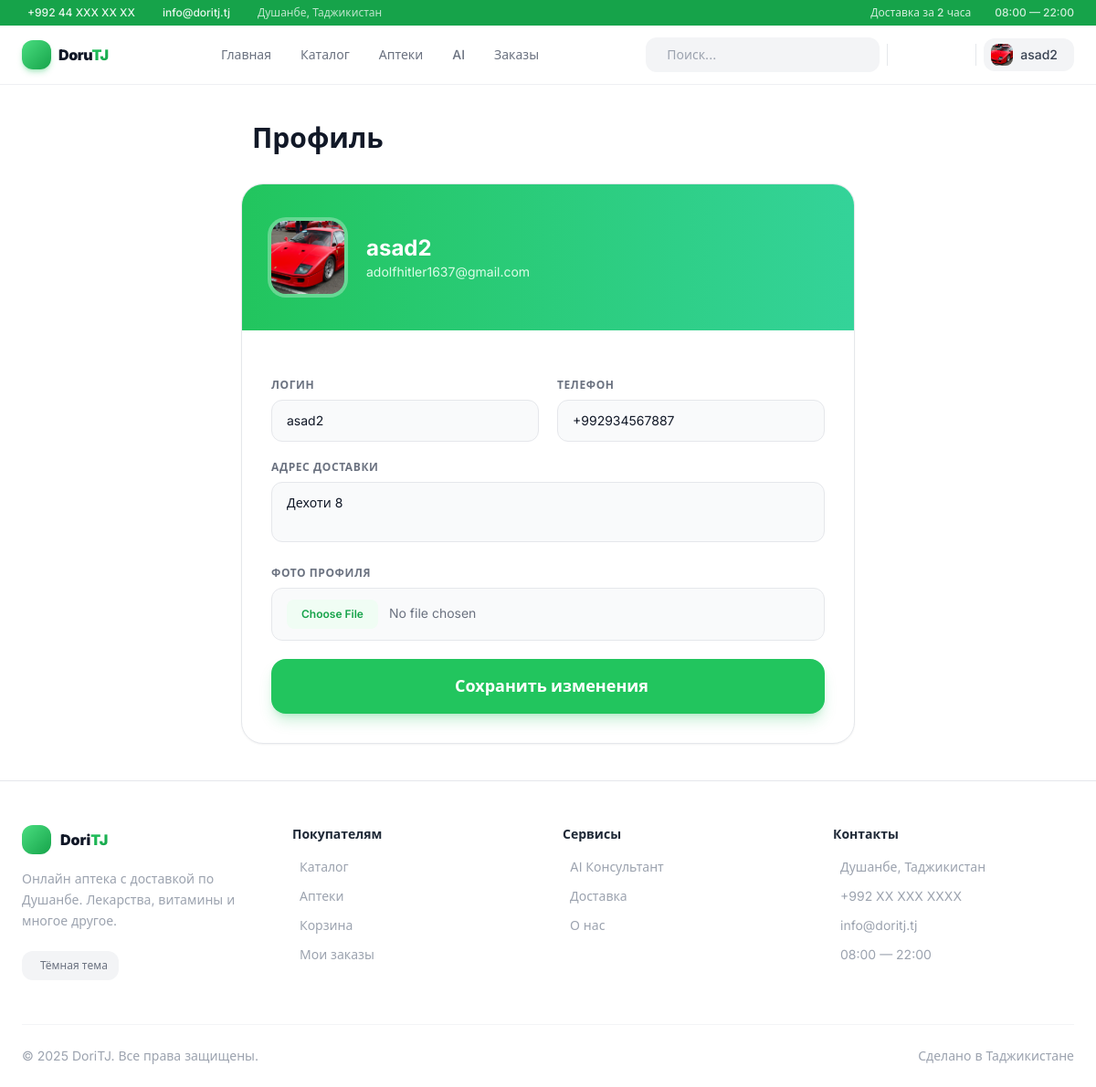
The app's page /accounts/profile/ (signed in), older data.
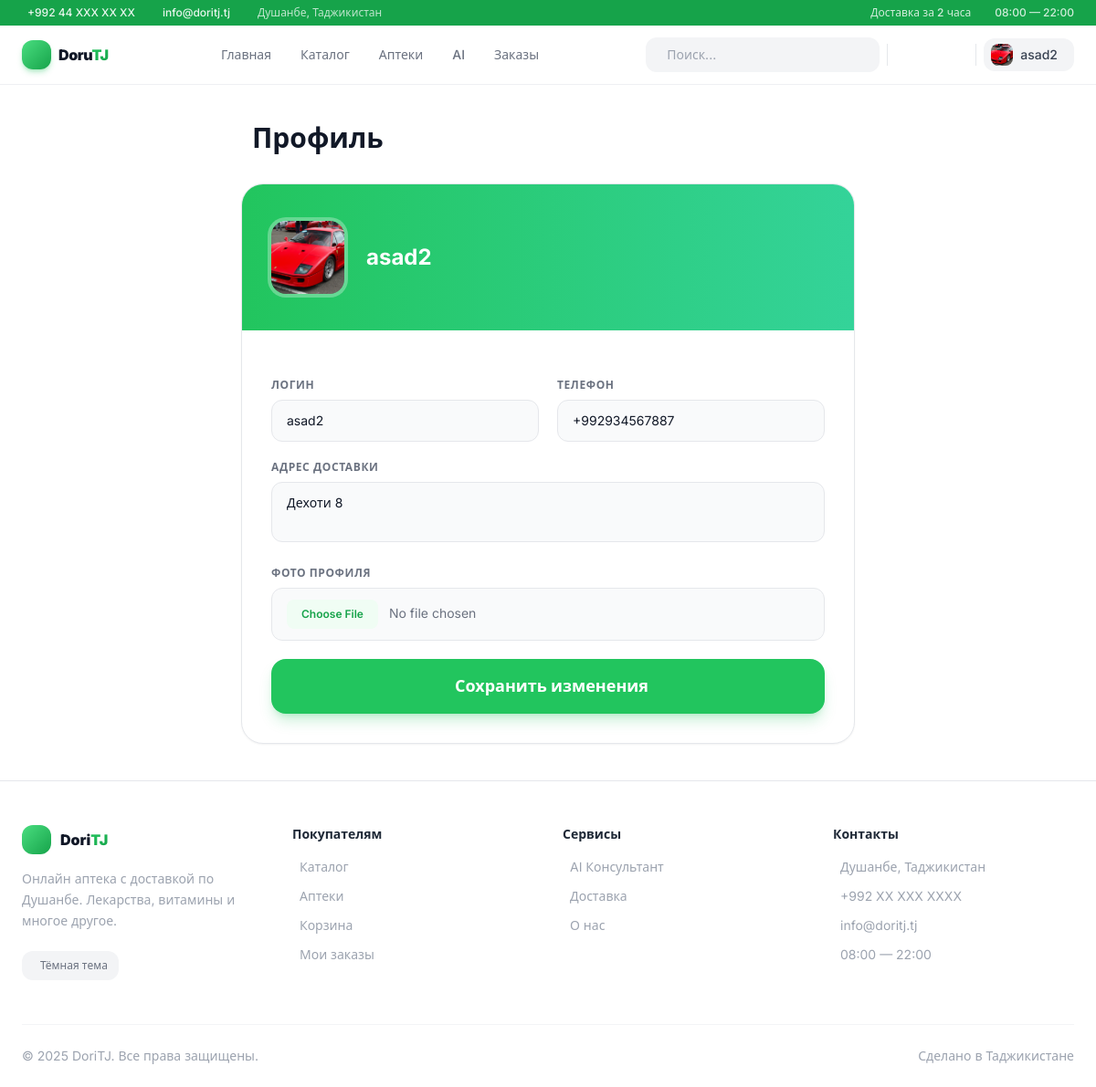
The same page, newer data.
### accounts/models.py (models this page shows, shortened)
class User(AbstractUser):
    phone = models.CharField(max_length=20, blank=True)
    address = models.TextField(blank=True)
    birth_date = models.DateField(null=True, blank=True)
    avatar = models.ImageField(upload_to='avatars/', blank=True)
    age = models.PositiveIntegerField(null=True, blank=True)
    is_courier = models.BooleanField(default=False)
    is_manager = models.BooleanField(default=False)

### accounts/views.py (the view)
# urls.py: path('profile/', views.profile_view, name='profile'),
@login_required
def profile_view(request):
    if request.method == 'POST':
        form = ProfileForm(request.POST, request.FILES, instance=request.user)
        if form.is_valid():
            form.save()
            return redirect('profile')
    else:
        form = ProfileForm(instance=request.user)
    return render(request, 'profile.html', {'form': form})

### accounts/forms.py
class ProfileForm(forms.ModelForm):
    class Meta:
        model = User
        fields = ['username', 'email', 'phone', 'address', 'avatar']
        widgets = {
            'username': forms.TextInput(attrs={'placeholder': 'Логин'}),
            'email': forms.EmailInput(attrs={'placeholder': 'Email'}),
            'phone': forms.TextInput(attrs={'placeholder': '+992 XX XXX XXXX'}),
            'address': forms.Textarea(attrs={'placeholder': 'Адрес доставки', 'rows': 2}),
        }

### accounts/backend.py (called while the page is built)
    def get_user(self, user_id):
        try:
            return User.objects.get(pk=user_id)
        except User.DoesNotExist:
            return None

### templates/profile.html (shortened to what this page needs)
{% extends 'base.html' %}
{% block content %}
<div class="max-w-2xl mx-auto">
    <div class="flex items-center gap-3 mb-8">
        <h1 class="text-3xl font-black text-gray-900 dark:text-white">Профиль</h1>
    </div>
    <div class="bg-white dark:bg-gray-900 rounded-3xl border border-gray-200 dark:border-gray-700/50 overflow-hidden shadow-sm">
        <div class="bg-gradient-to-r from-brand-500 to-emerald-400 px-8 py-10 flex items-center gap-6">
            <div class="w-20 h-20 rounded-2xl bg-white/20 backdrop-blur-sm flex items-center justify-center text-4xl overflow-hidden ring-4 ring-white/30">
                {% if user.avatar %}
                    <img src="{{ user.avatar.url }}" class="w-full h-full object-cover">
                {% else %}
                    <i class="ti ti-user text-white"></i>
                {% endif %}
            </div>
            <div class="text-white">
                <h2 class="text-2xl font-bold">{{ user.username }}</h2>
                <p class="text-green-100 text-sm">{{ user.email }}</p>
            </div>
        </div>
        <div class="p-8">
            <form method="POST" enctype="multipart/form-data" class="space-y-5">
                <div class="grid grid-cols-2 gap-5">
                    <div>
                        <label class="text-xs font-semibold text-gray-500 dark:text-gray-400 uppercase tracking-wider mb-2 block">Логин</label>
                        <input type="text" name="username" value="{{ user.username }}"
                            class="w-full border border-gray-200 dark:border-gray-700 bg-gray-50 dark:bg-gray-800 rounded-xl px-4 py-3 text-sm text-gray-900 dark:text-white focus:outline-none focus:border-brand-500 dark:focus:border-brand-400 transition-all">
                    </div>
                    <div>
                        <label class="text-xs font-semibold text-gray-500 dark:text-gray-400 uppercase tracking-wider mb-2 block">Телефон</label>
                        <input type="text" name="phone" value="{{ user.phone|default:'' }}"
                            class="w-full border border-gray-200 dark:border-gray-700 bg-gray-50 dark:bg-gray-800 rounded-xl px-4 py-3 text-sm text-gray-900 dark:text-white focus:outline-none focus:border-brand-500 dark:focus:border-brand-400 transition-all">
                    </div>
                </div>
                <div>
                    <label class="text-xs font-semibold text-gray-500 dark:text-gray-400 uppercase tracking-wider mb-2 block">Адрес доставки</label>
                    <textarea name="address" rows="2"
                        class="w-full border border-gray-200 dark:border-gray-700 bg-gray-50 dark:bg-gray-800 rounded-xl px-4 py-3 text-sm text-gray-900 dark:text-white focus:outline-none focus:border-brand-500 dark:focus:border-brand-400 transition resize-none">{{ user.address|default:'' }}</textarea>
                </div>
                <div>
                    <label class="text-xs font-semibold text-gray-500 dark:text-gray-400 uppercase tracking-wider mb-2 block">Фото профиля</label>
                    <input type="file" name="avatar" accept="image/*"
                        class="w-full border border-gray-200 dark:border-gray-700 bg-gray-50 dark:bg-gray-800 rounded-xl px-4 py-3 text-sm text-gray-500 dark:text-gray-400 file:mr-3 file:py-2 file:px-4 file:rounded-lg file:border-0 file:text-xs file:font-semibold file:bg-brand-50 dark:file:bg-brand-900/20 file:text-brand-600 dark:file:text-brand-400 hover:file:bg-brand-100 dark:hover:file:bg-brand-900/30 transition">
                </div>
                <button type="submit"
                    class="w-full flex items-center justify-center gap-2 bg-brand-500 hover:bg-brand-600 text-white font-bold py-4 rounded-2xl btn-press transition-all text-lg shadow-lg shadow-brand-500/25">
                    Сохранить изменения
                </button>
            </form>
        </div>
    </div>
</div>
{% endblock %}

### templates/base.html (shortened to what the changed rows need)
<!DOCTYPE html>
<html lang="ru" class="scroll-smooth">
<head>
    <script src="https://cdn.tailwindcss.com"></script>
    <link rel="stylesheet" href="https://cdn.jsdelivr.net/npm/@tabler/icons-webfont@latest/tabler-icons.min.css">
</head>
<body class="bg-white dark:bg-[#090d0b] text-gray-900 dark:text-gray-100 antialiased min-h-screen flex flex-col">
<header id="header" class="sticky top-0 z-50 glass bg-white/80 dark:bg-[#090d0b]/80 border-b border-gray-200/60 dark:border-gray-800/60">
    <div class="max-w-7xl mx-auto px-4 md:px-6">
        <div class="flex items-center justify-between h-16 gap-4">
            <div class="flex items-center gap-2 flex-shrink-0">
                {% if user.is_authenticated %}
                {% if not user.is_courier and not user.is_manager %}
                <a href="{% url 'cart' %}"
                   class="relative w-9 h-9 rounded-xl flex items-center justify-center text-gray-500 dark:text-gray-400 hover:bg-gray-100 dark:hover:bg-gray-800 hover:text-brand-600 btn-press transition-all">
                </a>
                {% endif %}
                <div class="dropdown-trigger relative">
                    <button class="flex items-center gap-2 bg-gray-100 dark:bg-gray-800 hover:bg-gray-200 dark:hover:bg-gray-700 pl-2 pr-2.5 py-1.5 rounded-xl btn-press transition-all">
                        <div class="w-6 h-6 rounded-lg overflow-hidden flex-shrink-0">
                            {% if user.avatar %}
                                <img src="{{ user.avatar.url }}" class="w-full h-full object-cover">
                            {% else %}
                                <div class="w-full h-full bg-gradient-to-br from-brand-400 to-brand-600 flex items-center justify-center text-white text-xs font-bold">
                                    {{ user.username|first|upper }}
                                </div>
                            {% endif %}
                        </div>
                        <span class="hidden md:block text-sm font-medium text-gray-700 dark:text-gray-200 max-w-[72px] truncate">
                            {{ user.username }}
                        </span>
                    </button>
                </div>
                {% endif %}
            </div>
        </div>
    </div>
</header>
<main class="flex-1 w-full overflow-hidden">
    <div class="max-w-7xl mx-auto px-4 md:px-6 py-6 md:py-10 animate-fade-up">
        {% block content %}{% endblock %}
    </div>
</main>
</body>
</html>

Row changes from the older to the newer data that the page shows:
changed User "asad2": email "adolfhitler1637@gmail.com" → (not shown)
